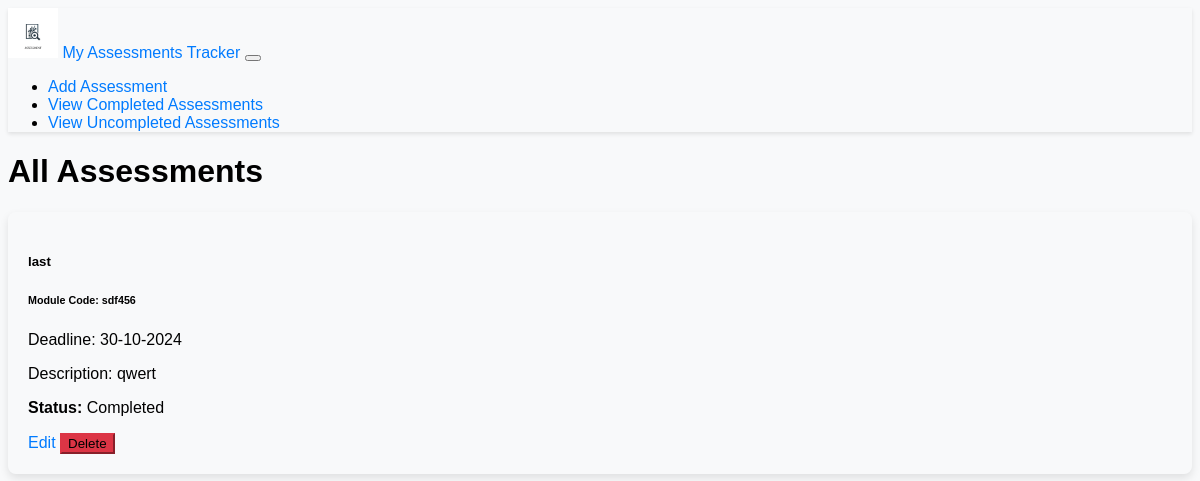
Before: / with the older database file.
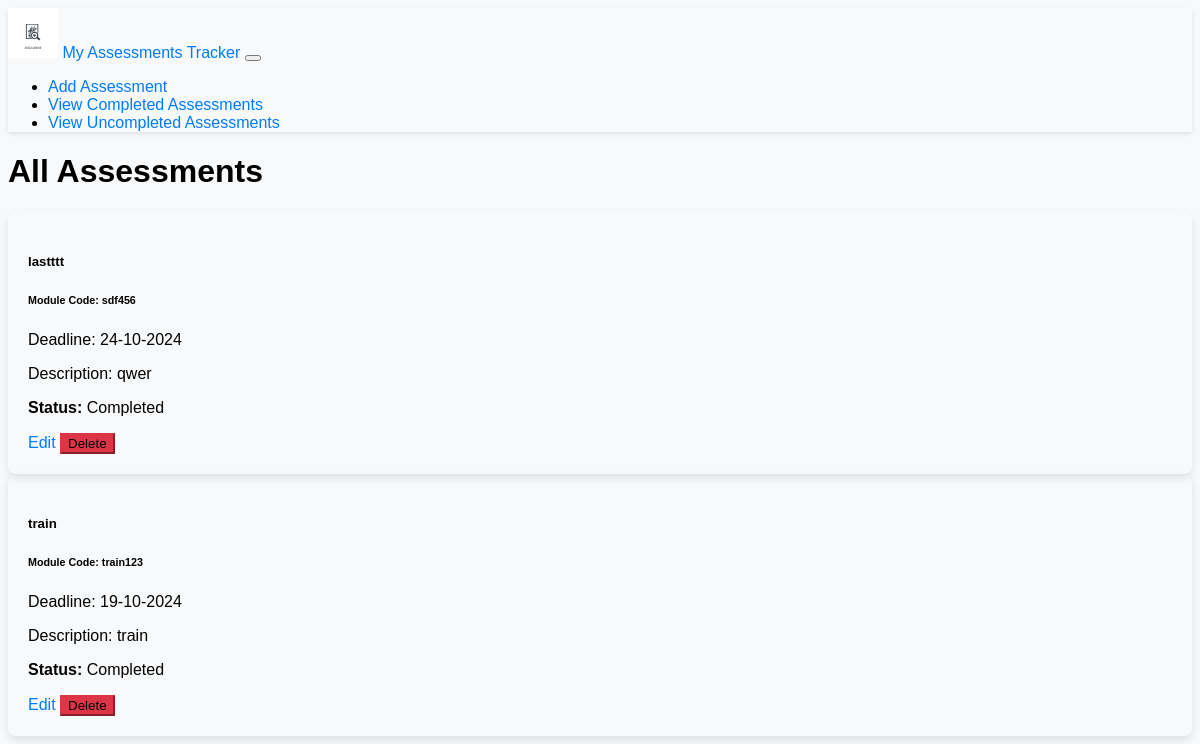
After: the same page with the newer database file.
### app/models.py (models this page shows)
class Assessment(db.Model):
    id = db.Column(db.Integer, primary_key=True)
    title = db.Column(db.String(100), nullable=False)
    module_code = db.Column(db.String(20), nullable=False)
    deadline_date = db.Column(db.DateTime, nullable=False)
    description = db.Column(db.Text, nullable=False)
    is_complete = db.Column(db.Boolean, default=False)

### app/views.py (the view)
@app.route('/')
def index():
    assessments = Assessment.query.all()
    return render_template('index.html', title='All Assessments', assessments=assessments)

### app/templates/index.html (shortened to what this page needs)
{% extends "base.html" %}
{% block content %}
  <h1>All Assessments</h1>
  <div class="assessment-list">
    {% if assessments %}
      <div class="row">
        {% for assessment in assessments %}
          <div class="col-md-6 mb-4">
            <div class="card">
              <div class="card-body">
                <h5 class="card-title">{{ assessment.title }}</h5>
                <h6 class="card-subtitle mb-2 text-muted">Module Code: {{ assessment.module_code }}</h6>
                <p class="card-text">Deadline: {{ assessment.deadline_date.strftime('%d-%m-%Y') }}</p>
                <p class="card-text">Description: {{ assessment.description }}</p>
                <p class="card-text"><strong>Status:</strong> {{ 'Completed' if assessment.is_complete else 'Not Completed' }}</p>
                <a href="{{ url_for('edit_assessment', assessment_id=assessment.id) }}" class="btn btn-secondary btn-sm mr-2">Edit</a>
                <form action="{{ url_for('delete_assessment', assessment_id=assessment.id) }}" method="post" style="display:inline;">
                  <button type="submit" class="btn btn-danger btn-sm mr-2">Delete</button>
                </form>
              </div>
            </div>
          </div>
        {% endfor %}
      </div>
    {% else %}
      <div class="alert alert-info">
        <p>No assessments available at the moment. Sit back and relax!</p>
      </div>
    {% endif %}
  </div>
{% endblock %}

### app/templates/base.html (shortened to what this page needs)
<!DOCTYPE html>
<html lang="en">
  <head>
    <link rel="stylesheet" href="/static/style.css">
  </head>
  <body>
    <nav class="navbar navbar-expand-sm navbar-light bg-light">
      <a class="navbar-brand" href="/">
        <img src="/static/logo.png" alt="Logo" style="width: 50px; height: 50px;">
        <span class="ml-2 h4 align-middle">My Assessments Tracker</span>
      </a>
      <button class="navbar-toggler" type="button" data-toggle="collapse" data-target="#navbarSupportedContent" aria-controls="navbarSupportedContent" aria-expanded="false" aria-label="Toggle navigation">
      </button>
      <div class="collapse navbar-collapse" id="navbarSupportedContent">
        <ul class="navbar-nav ml-auto">
          <li class="nav-item"><a class="nav-link" href="/add">Add Assessment</a></li>
          <li class="nav-item"><a class="nav-link" href="/view_completed">View Completed Assessments</a></li>
          <li class="nav-item"><a class="nav-link" href="/view_uncompleted">View Uncompleted Assessments</a></li>
        </ul>
      </div>
    </nav>
    <div class="container">
      {% block content %}{% endblock %}
    </div>
  </body>
</html>

### app/static/style.css (style rules this page uses)
body { font-family: Arial, sans-serif; background-color: #f8f9fa; }
.card { box-shadow: 0 4px 8px rgba(0, 0, 0, 0.1); transition: box-shadow 0.3s ease; border-radius: 8px; }
.card-body { padding: 20px; }
.btn { transition: background-color 0.3s, transform 0.3s; }
.btn-danger { background-color: #dc3545; border-color: #dc3545; }
.navbar { box-shadow: 0 2px 4px rgba(0, 0, 0, 0.1); }
a { color: #007bff; text-decoration: none; }
.container { max-width: 1200px; margin: 0 auto; }
.assessment-list { margin-top: 20px; }

Changed rows visible on the page:
changed Assessment "sdf456": title "last" → "lastttt"; deadline_date "30-10-2024" → "24-10-2024"; description "qwert" → "qwer"
added Assessment: title "train", module_code "train123", deadline_date "19-10-2024", description "train", is_complete "Completed"
